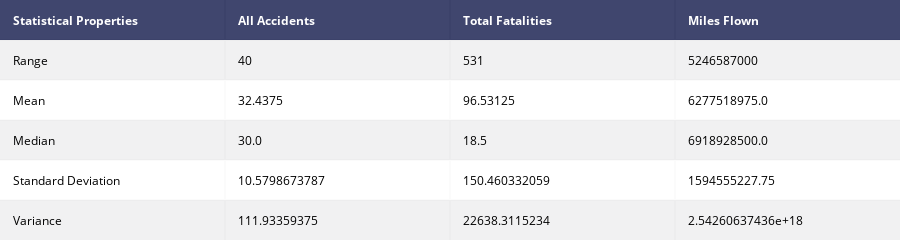

Notebook source saved alongside this figure:
### Markdown cell above
## Creating table for showing basic statistical properties of the three variables

### Code cell
import plotly.offline as py
import plotly.figure_factory as ff
py.init_notebook_mode(connected=True)

data_matrix = [['Statistical Properties', 'All Accidents', 'Total Fatalities', 'Miles Flown'],
               ['Range', range_all_accidents, range_total_fatalities, range_miles_flown],
               ['Mean', mean_all_accidents, mean_total_fatalities, mean_miles_flown],
               ['Median', median_all_accidents, median_total_fatalities, median_miles_flown],
               ['Standard Deviation', std_all_accidents, std_total_fatalities, std_miles_flown],
               ['Variance', var_all_accidents, var_total_fatalities, var_miles_flown]]

table = ff.create_table(data_matrix)
py.iplot(table,'my_table')

### Figure 1 — Plotly figure (JSON) as saved in the notebook; plotly's stock layout.template omitted (floating-point values rounded to 4 significant figures)
{"data": [{"colorscale": [[0, "#00083e"], [0.5, "#ededee"], [1, "#ffffff"]], "hoverinfo": "none", "opacity": 0.75, "showscale": false, "type": "heatmap", "z": [[0, 0, 0, 0], [0.5, 0.5, 0.5, 0.5], [1, 1, 1, 1], [0.5, 0.5, 0.5, 0.5], [1, 1, 1, 1], [0.5, 0.5, 0.5, 0.5]]}], "layout": {"annotations": [{"align": "left", "font": {"color": "#ffffff"}, "showarrow": false, "text": "<b>Statistical Properties</b>", "x": -0.45, "xanchor": "left", "xref": "x1", "y": 0, "yref": "y1"}, {"align": "left", "font": {"color": "#ffffff"}, "showarrow": false, "text": "<b>All Accidents</b>", "x": 0.55, "xanchor": "left", "xref": "x1", "y": 0, "yref": "y1"}, {"align": "left", "font": {"color": "#ffffff"}, "showarrow": false, "text": "<b>Total Fatalities</b>", "x": 1.55, "xanchor": "left", "xref": "x1", "y": 0, "yref": "y1"}, {"align": "left", "font": {"color": "#ffffff"}, "showarrow": false, "text": "<b>Miles Flown</b>", "x": 2.55, "xanchor": "left", "xref": "x1", "y": 0, "yref": "y1"}, {"align": "left", "font": {"color": "#000000"}, "showarrow": false, "text": "Range", "x": -0.45, "xanchor": "left", "xref": "x1", "y": 1, "yref": "y1"}, {"align": "left", "font": {"color": "#000000"}, "showarrow": false, "text": "40", "x": 0.55, "xanchor": "left", "xref": "x1", "y": 1, "yref": "y1"}, {"align": "left", "font": {"color": "#000000"}, "showarrow": false, "text": "531", "x": 1.55, "xanchor": "left", "xref": "x1", "y": 1, "yref": "y1"}, {"align": "left", "font": {"color": "#000000"}, "showarrow": false, "text": "5246587000", "x": 2.55, "xanchor": "left", "xref": "x1", "y": 1, "yref": "y1"}, {"align": "left", "font": {"color": "#000000"}, "showarrow": false, "text": "Mean", "x": -0.45, "xanchor": "left", "xref": "x1", "y": 2, "yref": "y1"}, {"align": "left", "font": {"color": "#000000"}, "showarrow": false, "text": "32.4375", "x": 0.55, "xanchor": "left", "xref": "x1", "y": 2, "yref": "y1"}, {"align": "left", "font": {"color": "#000000"}, "showarrow": false, "text": "96.53125", "x": 1.55, "xanchor": "left", "xref": "x1", "y": 2, "yref": "y1"}, {"align": "left", "font": {"color": "#000000"}, "showarrow": false, "text": "6277518975.0", "x": 2.55, "xanchor": "left", "xref": "x1", "y": 2, "yref": "y1"}, {"align": "left", "font": {"color": "#000000"}, "showarrow": false, "text": "Median", "x": -0.45, "xanchor": "left", "xref": "x1", "y": 3, "yref": "y1"}, {"align": "left", "font": {"color": "#000000"}, "showarrow": false, "text": "30.0", "x": 0.55, "xanchor": "left", "xref": "x1", "y": 3, "yref": "y1"}, {"align": "left", "font": {"color": "#000000"}, "showarrow": false, "text": "18.5", "x": 1.55, "xanchor": "left", "xref": "x1", "y": 3, "yref": "y1"}, {"align": "left", "font": {"color": "#000000"}, "showarrow": false, "text": "6918928500.0", "x": 2.55, "xanchor": "left", "xref": "x1", "y": 3, "yref": "y1"}, {"align": "left", "font": {"color": "#000000"}, "showarrow": false, "text": "Standard Deviation", "x": -0.45, "xanchor": "left", "xref": "x1", "y": 4, "yref": "y1"}, {"align": "left", "font": {"color": "#000000"}, "showarrow": false, "text": "10.5798673787", "x": 0.55, "xanchor": "left", "xref": "x1", "y": 4, "yref": "y1"}, {"align": "left", "font": {"color": "#000000"}, "showarrow": false, "text": "150.460332059", "x": 1.55, "xanchor": "left", "xref": "x1", "y": 4, "yref": "y1"}, {"align": "left", "font": {"color": "#000000"}, "showarrow": false, "text": "1594555227.75", "x": 2.55, "xanchor": "left", "xref": "x1", "y": 4, "yref": "y1"}, {"align": "left", "font": {"color": "#000000"}, "showarrow": false, "text": "Variance", "x": -0.45, "xanchor": "left", "xref": "x1", "y": 5, "yref": "y1"}, {"align": "left", "font": {"color": "#000000"}, "showarrow": false, "text": "111.93359375", "x": 0.55, "xanchor": "left", "xref": "x1", "y": 5, "yref": "y1"}, {"align": "left", "font": {"color": "#000000"}, "showarrow": false, "text": "22638.3115234", "x": 1.55, "xanchor": "left", "xref": "x1", "y": 5, "yref": "y1"}, {"align": "left", "font": {"color": "#000000"}, "showarrow": false, "text": "2.54260637436e+18", "x": 2.55, "xanchor": "left", "xref": "x1", "y": 5, "yref": "y1"}], "height": 230, "margin": {"b": 0, "l": 0, "r": 0, "t": 0}, "xaxis": {"dtick": 1, "gridwidth": 2, "showticklabels": false, "tick0": -0.5, "ticks": "", "zeroline": false}, "yaxis": {"autorange": "reversed", "dtick": 1, "gridwidth": 2, "showticklabels": false, "tick0": 0.5, "ticks": "", "zeroline": false}}}
